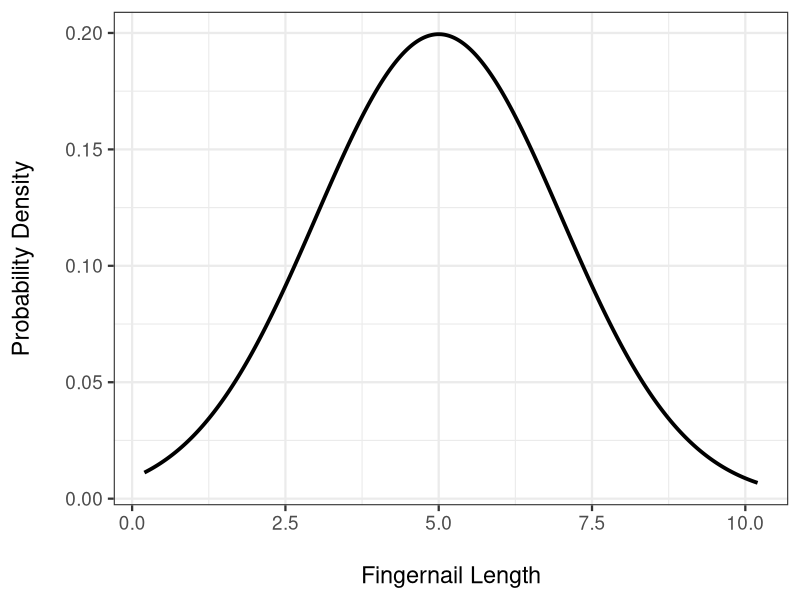
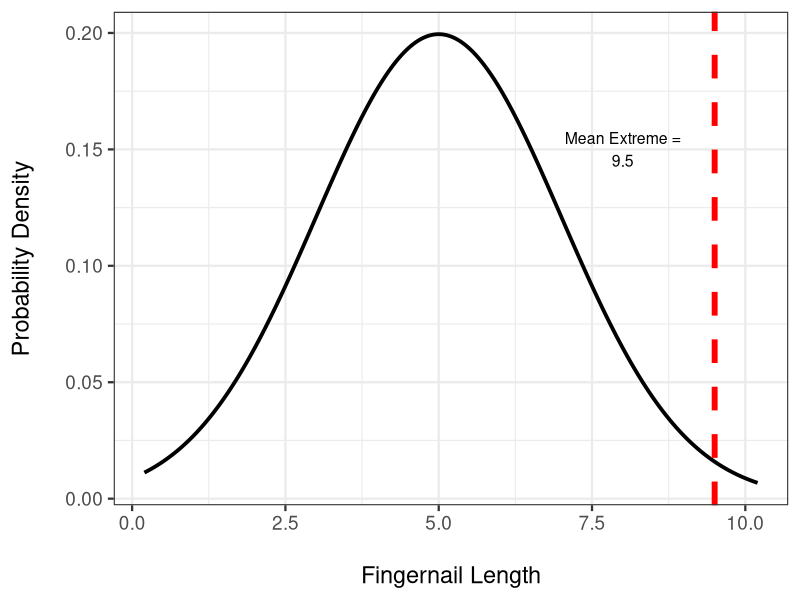
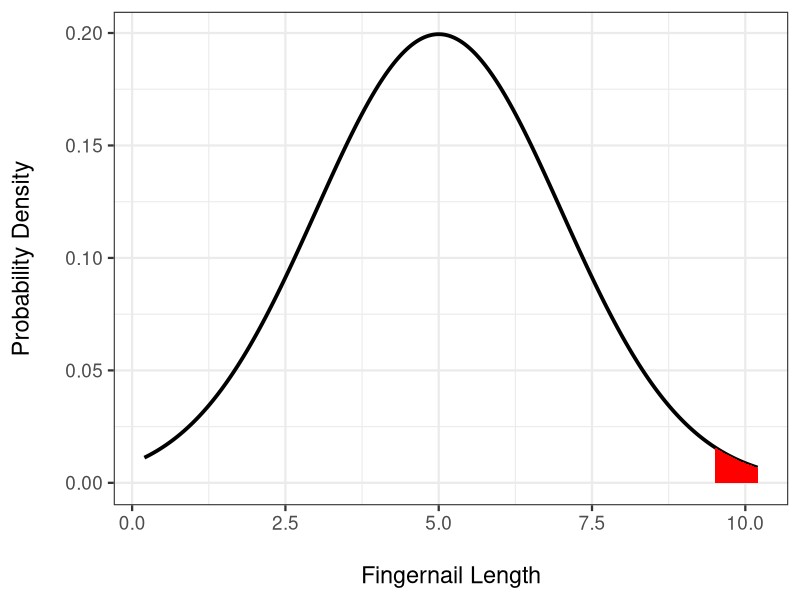
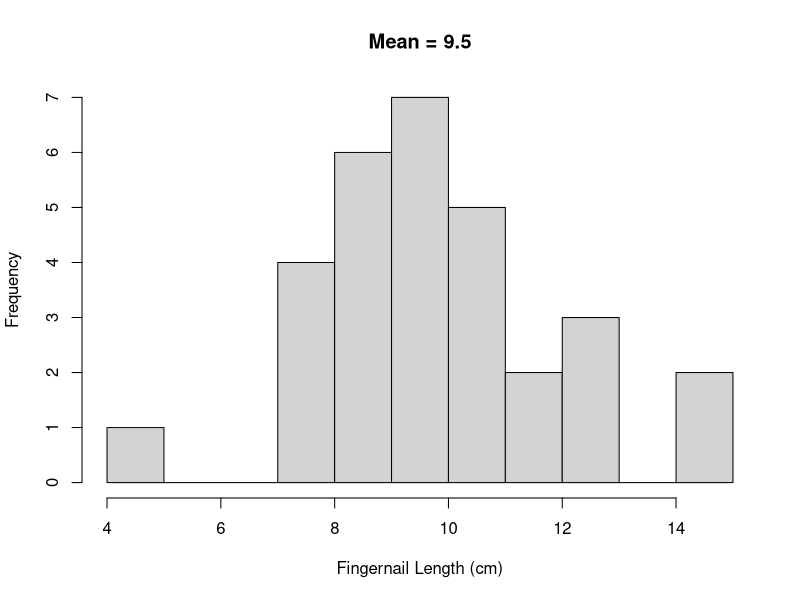
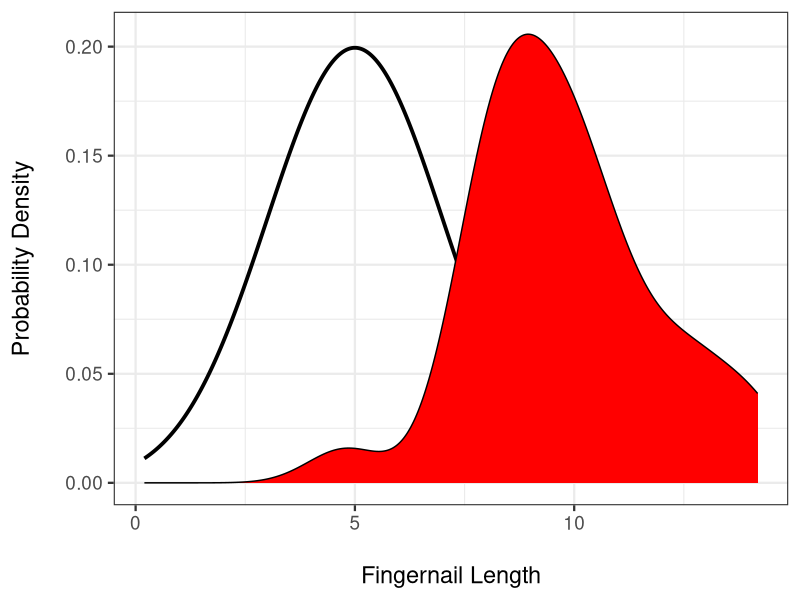
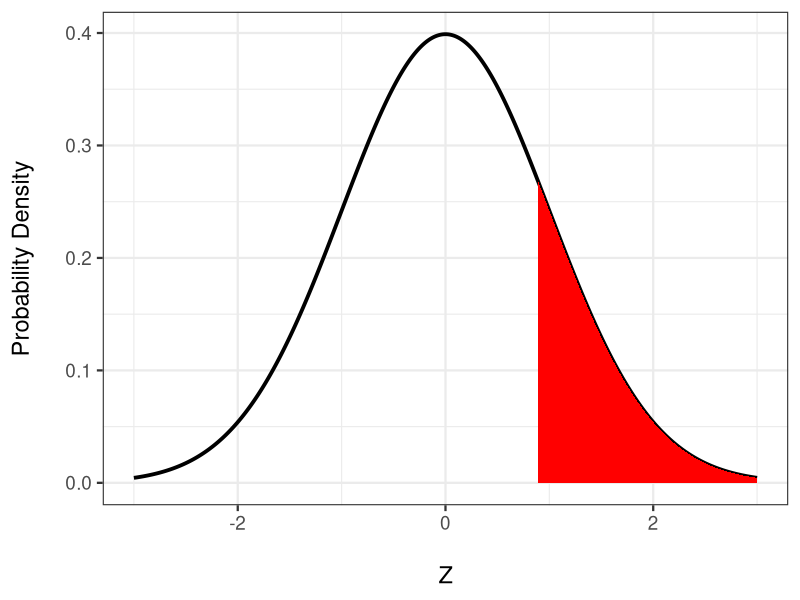
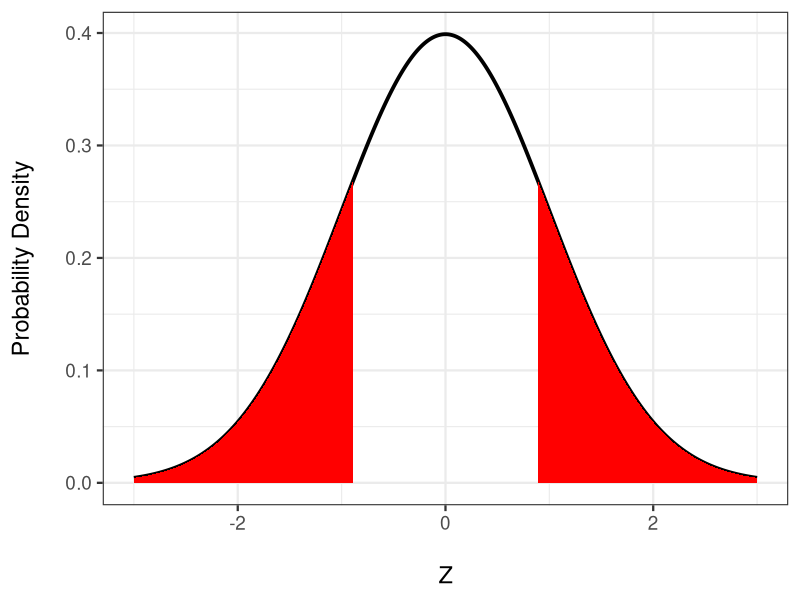

Generate these figures, in order, with R:
library(dplyr)
library(ggplot2)

fingernail_avg <- data_frame(x=seq(0.2, 10.2, .01), ymin=0)
fingernail_avg <- mutate(fingernail_avg, y=dnorm(x, 5,2))

fd <- ggplot() +
  geom_line(data=fingernail_avg, mapping=aes(x=x, y=y), lwd=1.3) +
  xlab("\nFingernail Length") +
  ylab("Probability Density\n") +
  theme_bw(base_size=17) 
fd

fd2 <- fd + 
  geom_vline(xintercept=9.5, lwd=2, lty=2, color="red") +
  annotate(x=8, y=0.15, label="Mean Extreme =\n9.5", geom="text",
           size=4)
fd2

fd +
  geom_ribbon(data=fingernail_avg%>%filter(x>9.5), 
              mapping=aes(x=x, ymin=ymin, ymax=y),
              fill="red")

pnorm(9.5, 5,2, log=FALSE, lower.tail=FALSE)


### My measurements
set.seed(2002)
my_data <- rnorm(30, 9.5, 2)
hist(my_data, main = "Mean = 9.5",
     xlab="Fingernail Length (cm)", breaks=10)

pnorm(4.5, 0, 2, lower.tail=FALSE)

md_z <- mean(my_data)/(2*sqrt(length(my_data)))
pnorm(md_z, lower.tail=FALSE)
pnorm(md_z, lower.tail=FALSE)*2

md_t <- mean(my_data)/(sd(my_data)/sqrt(length(my_data)))


### Normal test

fd + 
  geom_density(data=data.frame(x=my_data), 
                 mapping=aes(x=my_data), 
               fill="red")

##test
dn <- data.frame(x=seq(-3,3,.01), ymin=0) %>%
  mutate(y=dnorm(x))

zplot <- ggplot() +
  geom_line(data=dn, mapping=aes(x=x, y=y), lwd=1.3) +
  xlab("\nZ") +
  ylab("Probability Density\n") +
  theme_bw(base_size=17) 

zplot +
  geom_ribbon(data=dn%>%filter(x>0.89), 
              mapping=aes(x=x, ymin=ymin, ymax=y),
              fill="red")

zplot +
  geom_ribbon(data=dn%>%filter(x>0.89), 
              mapping=aes(x=x, ymin=ymin, ymax=y),
              fill="red") +
  geom_ribbon(data=dn%>%filter(x>0.89), 
              mapping=aes(x=-1*x, ymin=ymin, ymax=y),
              fill="red")